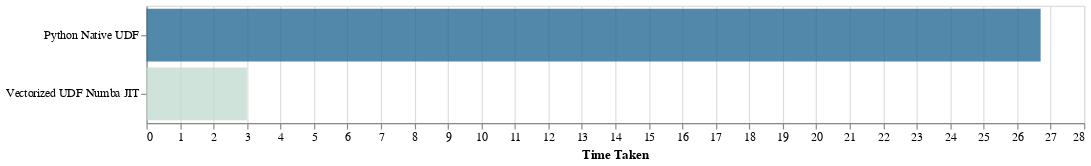

Notebook cell for this chart:
### Code cell
entries = {
    "Python Native UDF": 26.701,  # seconds
    "Vectorized UDF Numba JIT": 2.998,  # seconds
}
get_chart(entries)

### Figure 1 — Vega-Lite specification as saved in the notebook (floating-point values rounded to 4 significant figures)
{"config": {"view": {"continuousWidth": 300, "continuousHeight": 300}, "autosize": {"resize": true}}, "data": {"name": "data-b137e790fb5798db648f46fe9656d0de"}, "mark": {"type": "bar"}, "encoding": {"color": {"field": "time_taken", "legend": null, "scale": {"domain": [0, 30], "scheme": "lighttealblue"}, "type": "quantitative"}, "opacity": {"value": 0.8}, "x": {"axis": {"title": "Time Taken"}, "field": "time_taken", "type": "quantitative"}, "y": {"axis": {"title": null}, "field": "approach", "sort": "-x", "type": "nominal"}}, "height": 100, "width": 800, "$schema": "https://vega.github.io/schema/vega-lite/v5.17.0.json", "datasets": {"data-b137e790fb5798db648f46fe9656d0de": [{"approach": "Python Native UDF", "time_taken": 26.7}, {"approach": "Vectorized UDF Numba JIT", "time_taken": 2.998}]}}
